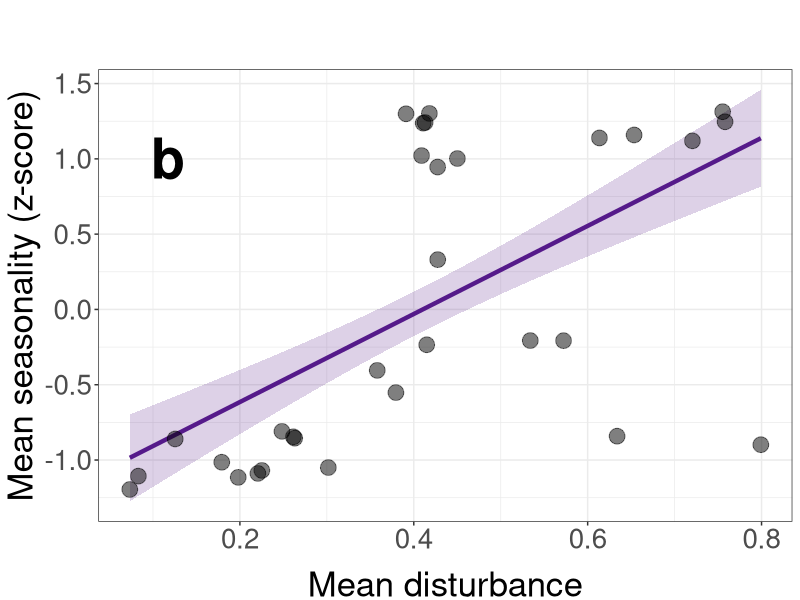
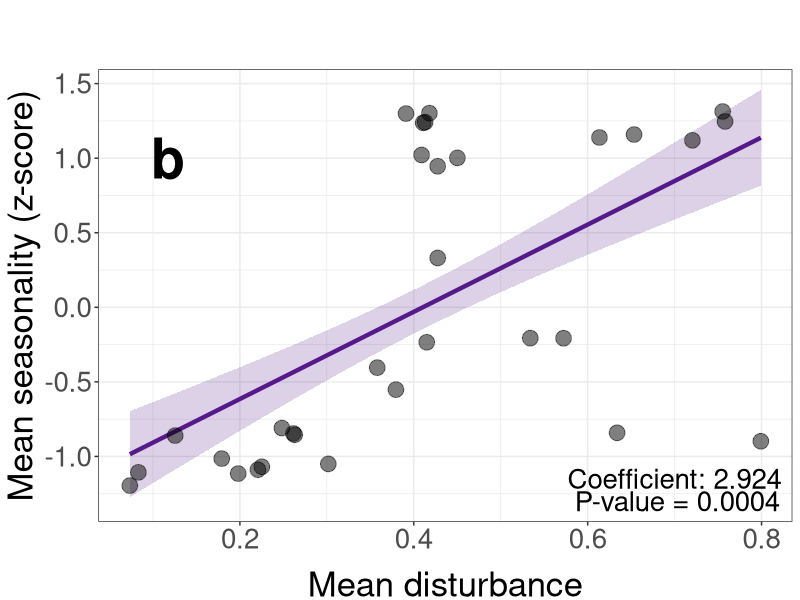

Here is the R script that generated these plots, in order: (Note: this script raises an error after producing the figures.)
library(tidyverse)
library(boot)
library(broom)
library(dplyr)
library(readxl)

#Read in the data
site_data <- read_excel("Data/Supplementatry Dataset 1.xlsx", sheet = 2) %>%
  dplyr::select("Dataset_ID", "Latitude", "Disturbance", "Anthro_dist", "Natural_dist",
                "Seasonality")

species_data <- read_excel("Data/Supplementatry Dataset 1.xlsx", sheet = 3) %>%
  dplyr::select("Species_name", "Family", "Order", "nHWI", "Mass (g)",
                "Forest_dependency", "Disturbance_range_breeding",
                "Seasonality_range_breeding", "TrophicNiche")

site_sp_list <- read_excel("Data/Supplementatry Dataset 1.xlsx", sheet = 4)

##Join them up
data <- left_join(site_sp_list, site_data)
data <- left_join(data, species_data)

## take averages of the study_landscapes
data1 <- data %>%
  group_by(Dataset_ID) %>%
  summarise(mean_dist = mean(Disturbance_range_breeding),
            mean_local_seasonality = mean(Seasonality_range_breeding),
            mean_abs_lat = abs(mean(Latitude)),
            n = n()) %>%
  distinct(Dataset_ID, .keep_all = TRUE) %>%
  ungroup()

## scale
data1$mean_local_seasonality <- scale(data1$mean_local_seasonality)

## model
mod <- lm(mean_local_seasonality ~ mean_dist, data = data1)

##predict model
newdata <- data.frame(mean_dist = seq(min(data1$mean_dist), max(data1$mean_dist), length.out = 100))
predicted <- predict(mod, newdata = newdata, se.fit = TRUE)
predicted$mean_dist <- newdata$mean_dist
predicted$lower <- predicted$fit - predicted$se.fit
predicted$upper <- predicted$fit + predicted$se.fit

predicted <- as.data.frame(predicted)

## ggplot
plot <- ggplot() +
  geom_line(data=predicted, aes(x = mean_dist, y= fit), color="purple4", size=1.5) +
  geom_ribbon(data=predicted, aes(x = mean_dist, y=NULL, ymin=lower, ymax=upper),  fill= "purple4", show.legend=FALSE, alpha=0.2) +
  geom_point(data = data1, aes(x = mean_dist, y = mean_local_seasonality), size = 5, alpha = 0.5) +
  ylab("Mean seasonality (z-score)") +
  xlab("Mean disturbance") +
  #ggtitle("(a)") +
  scale_colour_discrete(name = "Disturbance:") +
  theme_bw() +
  ggtitle("b") +
  theme(legend.position = "top",
        legend.title = element_text(size = 25),
        legend.text = element_text(size = 25),
        axis.title.y = element_text(size = 25),# vjust = 2.5),
        axis.title.x = element_text(size = 25, vjust = -0.5),
        axis.text = element_text(size = 20),        
        plot.title = element_text(size = 40, face = "bold", hjust = 0.08, vjust = -9)) 

pmain <-  plot  +
  annotate("text", x= 0.7, y= -1.15, label= paste0("Coefficient: ", round(as.numeric(mod$coefficients[2]), 3)), size =7) +
  annotate("text", x= 0.703, y= -1.3, label= paste0("P-value = 0.0004"), size = 7)

grid.arrange(whisker,pmain, nrow = 1, ncol = 2)


##############t#################################################################
## 
################################################################################
## distinct data for each study_landscape
data <- data %>%
  distinct(Dataset_ID, .keep_all = TRUE)

## scale
data$Seasonality <- scale(data$Seasonality)

## subset data by disturbances
dist_1 <- data %>% dplyr::filter(Disturbance == "High")
dist_0 <- data %>% dplyr::filter(Disturbance == "Low")

## run a wilcox test
test <- wilcox.test(dist_1$Seasonality, dist_0$Seasonality, alternative = "two.sided")

## add a suffix
data$Disturbance <- paste(data$Disturbance, "disturbance")

## relevel
data$Disturbance <- factor(data$Disturbance, levels = c("High disturbance", 
                                                           "Low disturbance"))
## ggplot
whisker <- ggplot(data) + 
  xlab(" ") +
  ylab("Local seasonality (z-score)") +
  geom_boxplot(aes(x = Disturbance, y = Seasonality, fill = Disturbance), width = 0.4, draw_quantiles = 0.5, size = 1, alpha = 0.5) +
  scale_fill_manual(values = c("red", "deepskyblue")) +
  theme_bw() +
  ggtitle("a") +
  theme(legend.position = "none",
        axis.title.y = element_text(size = 25),# vjust = 2.5),
        axis.title.x = element_text(size = 25, vjust = -0.5),
        axis.text.x = element_text(size = 20),
        axis.text.y = element_text(size = 20),
        plot.margin = margin(0.2,1,0.2,0, unit = "cm"),
        plot.title = element_text(size = 40, face = "bold", hjust = 0.08, vjust = -9))  +
  annotate("text", x= 2.28, y= -1.65, label= paste("W-statistic:", test$statistic), size = 7) +
  annotate("text", x= 2.3, y= -1.9, label= paste("P-value:", round(test$p.value, 3)), size = 7)


#create the plot
jpeg(filename = "Figures/Extended data figure 9.jpg", width = 1198, height = 552)
grid.arrange(whisker,pmain, nrow = 1, ncol = 2)
dev.off()


